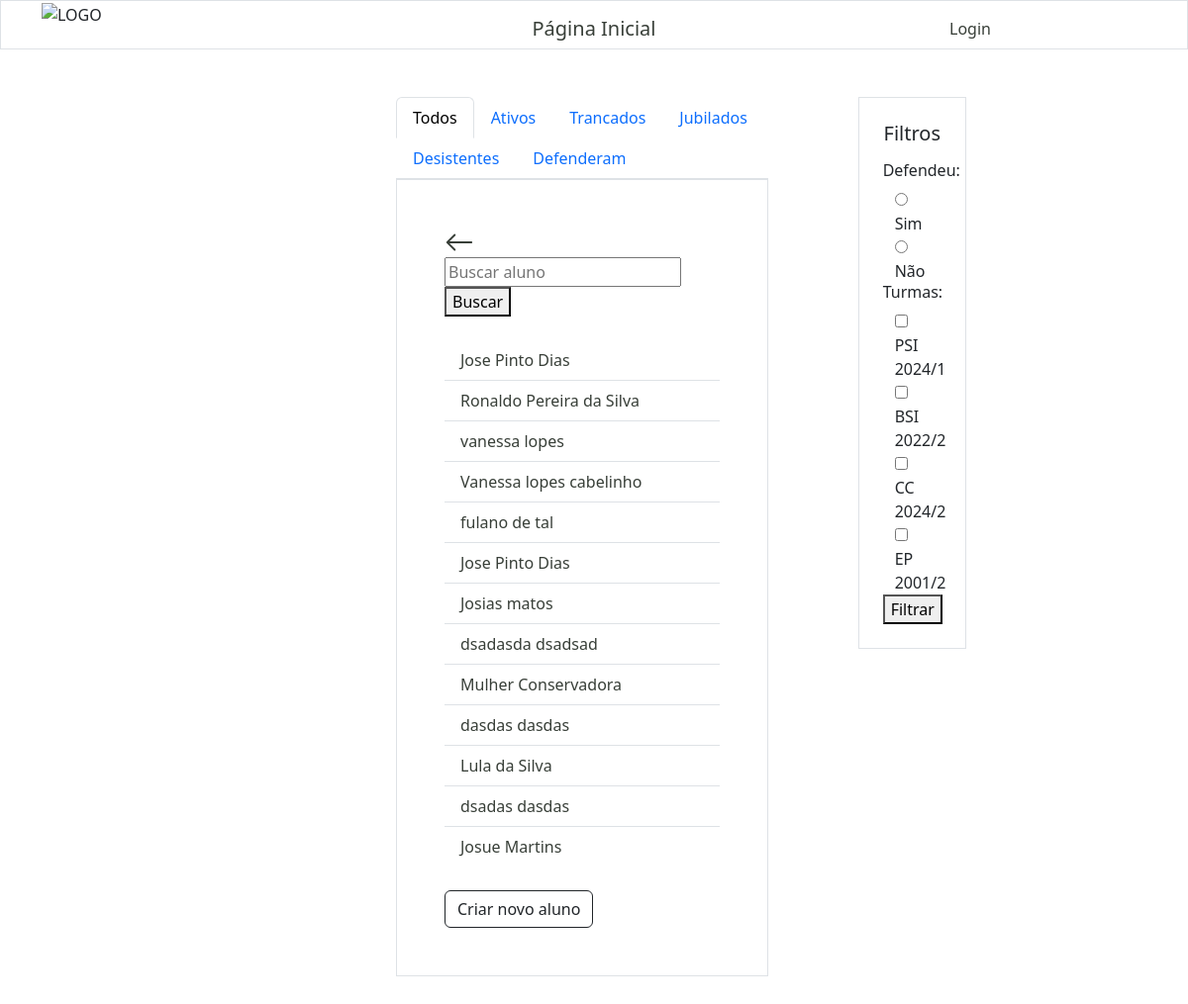
Page /alunos/ on the committed database.
### alunos/models.py (models this page shows)
class Aluno(models.Model):
    nome = models.CharField(max_length=255)
    sobrenome = models.CharField(max_length=255)
    curso = models.ForeignKey(Turma, on_delete=models.SET_NULL, null=True)
    orientadores = models.ManyToManyField('docentes.Docente', related_name='alunos_orientados')
    defesa = models.BooleanField(blank=True)
    data_defesa = models.DateField(null=True, blank=True)
    artigo = models.URLField(max_length=400, blank=True)
    bolsista = models.CharField(max_length=30, null=True, blank=True)
    obs = models.TextField(max_length=255, blank=True)
    email = models.EmailField(max_length=255, null=True)
    matricula = models.CharField(max_length=20, null=True)
    SITUACAO_CHOICES = [
        ("E", "Em andamento"),
        ("J", "Jubilado"),
        ("D", "Desistência"),
        ("T", "Trancamento"),
        ("C", "Concluído"),
    ]
    situacao = models.CharField(max_length=2, choices=SITUACAO_CHOICES, default='E')
    motivo = models.TextField(null=True, blank=True)
    def __str__(self):
        return f"{self.nome} {self.sobrenome}"

### turmas/models.py (models this page shows, shortened)
class Turma(models.Model):
    nome = models.CharField(max_length=255)
    vagas = models.IntegerField(null=True)
    curso = models.CharField(max_length=255)
    data_de_inicio = models.DateField(null=True)
    data_de_criacao = models.DateField(default=timezone.now)

### alunos/views.py (the view)
# urls.py: path('alunos/', views.alunos, name='alunos'),
def alunos(request):
    alunosValues = pesquisa_aluno(request)
    defendeu = request.GET.get('defendeu')
    turmas_selecionadas = request.GET.getlist('turma')
    if defendeu == '0':
        alunosValues = alunosValues.filter(defesa=True)
    elif defendeu == '1':
        alunosValues = alunosValues.filter(defesa=False)
    aluno_defendeu = Aluno.objects.filter(defesa=True) # Pode ser retirado junto com a parte do html
    contador = Aluno.objects.filter(defesa=True).count() # Pode ser retirado junto com a parte do html
    todas_turmas = Turma.objects.all()
    turmas_query = Q()
    for turma_id in turmas_selecionadas:
        turmas_query |= Q(curso_id=turma_id)
    alunosValues = alunosValues.filter(turmas_query)
    alunosAtivos = alunosValues.filter(situacao= 'E')
    alunosDesistentes = alunosValues.filter(situacao='D')
    alunosJubilados = alunosValues.filter(situacao= 'J')
    alunosTrancados = alunosValues.filter(situacao= 'T')
    alunosConcluidos = alunosValues.filter(situacao= 'C')
    context = {
        'alunosValues': alunosValues,
        'aluno_defendeu': aluno_defendeu, # Pode ser retirado junto com a parte do html
        'contador': contador, # Pode ser retirado junto com a parte do html
        'turmas': todas_turmas,
        'turmas_selecionadas': turmas_selecionadas,
        'alunosAtivos' : alunosAtivos,
        'alunosDesistentes' : alunosDesistentes,
        'alunosJubilados' : alunosJubilados,
        'alunosTrancados' : alunosTrancados,
        'alunosConcluidos' : alunosConcluidos,
        }
    return render(request, 'alunosList.html', context)

### alunos/views.py (called while the page is built)
def pesquisa_aluno(request):
    query = request.GET.get('aluno')
    if query:
        keywords = query.split()
        query_list = []
        for keyword in keywords:
            query_list.append(Q(nome__icontains=keyword) | Q(sobrenome__icontains=keyword))
        pesquisa = Q()
        for query_item in query_list:
            pesquisa |= query_item
        alunosValues = Aluno.objects.filter(pesquisa)
    else:
        alunosValues = Aluno.objects.all()
    return alunosValues

### alunos/templates/alunosList.html (shortened to what this page needs)
{% extends "master.html" %}
{% block content %}
    {% include "header.html" %}
    <div class="row">
        <div class="row">
            <div class="col"></div>
            <div class="col">
                <nav>
                    <div class="nav nav-tabs mt-5" id="nav-tab" role="tablist">
                        <button class="nav-link active" id="nav-todos-tab" data-bs-toggle="tab" data-bs-target="#nav-todos" type="button" role="tab" aria-controls="#nav-todos" aria-selected="true">Todos</button>
                        <button class="nav-link" id="nav-ativos-tab" data-bs-toggle="tab" data-bs-target="#nav-ativos" type="button" role="tab" aria-controls="#nav-ativos" aria-selected="false">Ativos</button>
                        <button class="nav-link" id="nav-trancados-tab" data-bs-toggle="tab" data-bs-target="#nav-trancados" type="button" role="tab" aria-controls="#nav-trancados" aria-selected="false">Trancados</button>
                        <button class="nav-link" id="nav-jubilados-tab" data-bs-toggle="tab" data-bs-target="#nav-jubilados" type="button" role="tab" aria-controls="#nav-jubilados" aria-selected="false">Jubilados</button>
                        <button class="nav-link" id="nav-desistentes-tab" data-bs-toggle="tab" data-bs-target="#nav-desistentes" type="button" role="tab" aria-controls="#nav-desistentes" aria-selected="false">Desistentes</button>
                        <button class="nav-link" id="nav-concluidos-tab" data-bs-toggle="tab" data-bs-target="#nav-concluidos" type="button" role="tab" aria-controls="#nav-concluidos" aria-selected="false">Defenderam</button>
                    </div>
                </nav>
            <div class="container p-5 mb-5 border">
                <div class="row mb-4">
                    <div class="col-3">
                        <a href="/">
                            <svg xmlns="http://www.w3.org/2000/svg" width="30" height="30" fill="currentColor" class="bi bi-arrow-left" viewBox="0 0 16 16">
                                <path fill-rule="evenodd" d="M15 8a.5.5 0 0 0-.5-.5H2.707l3.147-3.146a.5.5 0 1 0-.708-.708l-4 4a.5.5 0 0 0 0 .708l4 4a.5.5 0 0 0 .708-.708L2.707 8.5H14.5A.5.5 0 0 0 15 8"/>
                            </svg>
                        </a>
                    </div>
                    <div class="col-md-auto">
                        <form method="GET">
                            <input type="text" name="aluno" placeholder="Buscar aluno">
                            <button type="submit">Buscar</button>
                        </form>
                    </div>
                </div>
                <div class="tab-content" id="nav-tabContent">
                    <div class="tab-pane fade show active" id="nav-todos" role="tabpanel" aria-labelledby="nav-todos-tab">
                        <ul class="list-group list-group-flush">
                            {% for x in alunosValues %}
                            <li class="list-group-item"> <a href="{% url 'alunoInfo' prefix='alunos' id=x.id %}">{{ x.nome }} {{ x.sobrenome }}</a> </li>
                            {% endfor %}
                        </ul>
                    </div>
                </div>
                <div class="container px-0 mt-4">
                    <a href="{% url 'criar_aluno'%}">
                        <button type="button" class="btn btn-outline-dark">
                            Criar novo aluno
                        </button>
                    </a>
                </div>
            </div>
        </div>
        <div class="col">
            <div class="row">
                <div class="col-2"></div>
                    <div class="col-4">
                        <div class="container p-4 my-5 border">
                            <form action="{% url 'alunos' %}" method="GET">
                                <h5 class="text-center mb-3"> Filtros </h5>
                                <h6>Defendeu:</h6>
                                <div class="container pl-4">
                                    <input type="radio" id="sim" name="defendeu" value="0" {% if request.GET.defendeu_sim %}checked{% endif %}>
                                    <label for="sim">Sim</label>
                                </div>
                                <div class="container pt-0">
                                    <input type="radio" id="nao" name="defendeu" value="1" {% if request.GET.defendeu_nao %}checked{% endif %}>
                                    <label for="nao">Não</label>
                                </div>
                                <h6> Turmas: </h6>
                                {% for turma in turmas %}
                                <div class="container pl-0">
                                    <input type="checkbox" id="turma{{ turma.id }}" name="turma" value="{{ turma.id }}" {% if turma.id in turmas_selecionadas %}checked{% endif %}>
                                    <label for="turma{{ turma.id }}">{{ turma.nome }}</label>
                                </div>
                                {% endfor %}
                                <button type="submit">Filtrar</button>
                            </form>
                        </div>
                    </div>
                <div class="col-6"></div>
            </div>
        </div>
    </div>
{% endblock %}

### alunos/static/css/style.css (style rules this page uses)
a { color: rgb(56, 63, 56); background-color: transparent; text-decoration: none; }

### rows in the picture
Aluno: nome "Jose", sobrenome "Pinto Dias"
Aluno: nome "Ronaldo", sobrenome "Pereira da Silva"
Aluno: nome "vanessa", sobrenome "lopes"
Aluno: nome "Vanessa", sobrenome "lopes cabelinho"
Aluno: nome "fulano", sobrenome "de tal"
Aluno: nome "Jose", sobrenome "Pinto Dias"
Aluno: nome "Josias", sobrenome "matos"
Aluno: nome "dsadasda", sobrenome "dsadsad"
Aluno: nome "Mulher", sobrenome "Conservadora"
Aluno: nome "dasdas", sobrenome "dasdas"
Aluno: nome "Lula", sobrenome "da Silva"
Aluno: nome "dsadas", sobrenome "dasdas"
Aluno: nome "Josue", sobrenome "Martins"
Turma: nome "PSI 2024/1"
Turma: nome "BSI 2022/2"
Turma: nome "CC 2024/2"
Turma: nome "EP 2001/2"
